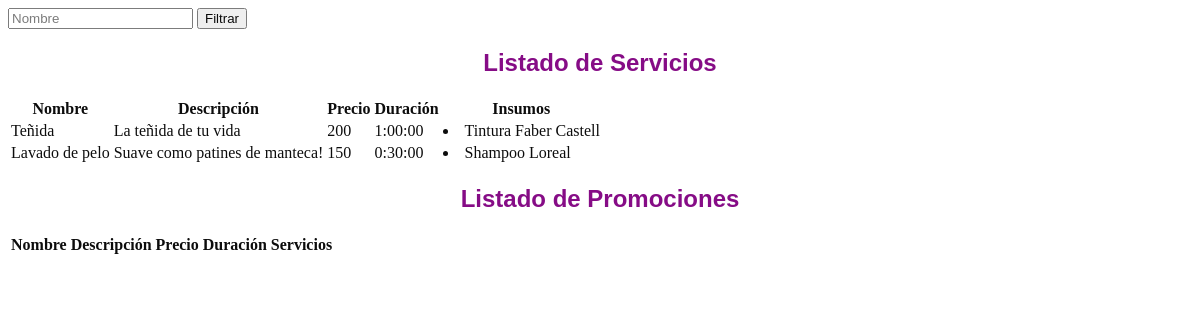
The app's page /gestion/listaServicios/, older data.
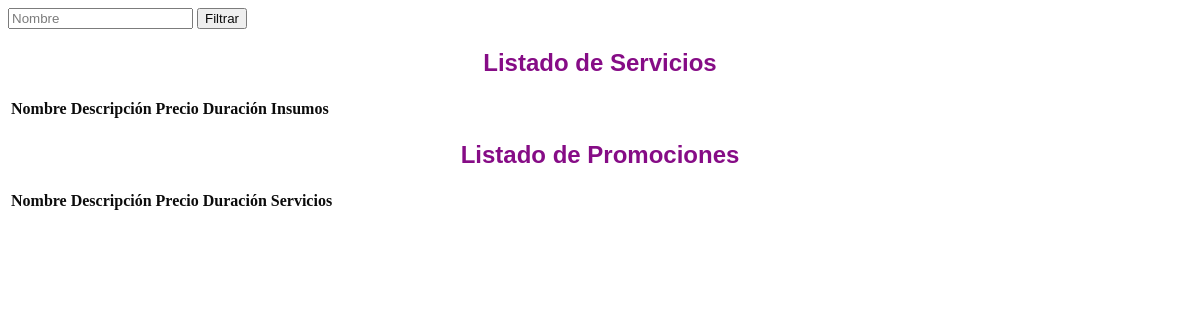
The same page, newer data.
### gestion/models.py (models this page shows, shortened)
class Servicio(models.Model):
    FILTROS = {
        "nombre": ["nombre__icontains"],
    }
    class Meta:
        abstract = True
    MODULO = timedelta(minutes=15)
    nombre = models.CharField(max_length=100)
    descripcion = models.CharField(max_length=100)
    precio = models.IntegerField(default=0)
    sector = models.ForeignKey(Sector)

class ServicioBasico(Servicio):
    duracion = models.IntegerField(default=0)
    insumos = models.ManyToManyField(Insumo, blank=True)
    def get_duracion(self):
        return self.duracion * self.MODULO

class Insumo (models.Model):
    FILTROS = {
        "nombre": ["nombre__icontains"],
        "marca": ["marca__icontains"]
    }
    nombre = models.CharField(max_length=100)
    marca = models.CharField(max_length=100)
    contenidoNeto = models.PositiveIntegerField(default=0)
    stock = models.IntegerField(default=0)
    def __str__(self):
        return "{} {}".format(self.nombre, self.marca)

### gestion/views.py (the view)
def listaServicios(request):
    servicios = ServicioBasico.objects.all()
    insumos = Insumo.objects.all()
    return render(request, 'servicio/listaServicios.html', {'servicios': servicios, 'insumos': insumos})

### gestion/templates/servicio/listaServicios.html (shortened to what this page needs)
<div class="container background-white" style="opacity: 0.95;">
    <div class="row margin-vert-30">
        <div class="col-md-12">
            <form method="get" action="">
                <input name="nombre" placeholder="Nombre" value="{{ f.nombre }}" class="filtro">
                <button class="btn btn-violet pull-right" type="submit">Filtrar</button>
            </form>
            <h2><font color="Purple"><font face="arial"><center> Listado de Servicios </center></font></font></h2>
            <table class="table table-striped">
                <thread>
                    <tr>
                        <th>Nombre</th>
                        <th>Descripción</th>
                        <th>Precio</th>
                        <th>Duración</th>
                        <th>Insumos</th>
                    </tr>
                </thread>
                <tbody>
                    {% for servicio in servicios %}
                    <tr>
                        <td>{{servicio.nombre}}</td>
                        <td>{{servicio.descripcion}}</td>
                        <td>{{servicio.precio}}</td>
                        <td>{{servicio.get_duracion}}</td>
                        <td>{% for insumo in servicio.insumos.all %}
                               <li>{{insumo}}
                            {% endfor %}
                        </td>
                    </tr>
                    {% endfor %}
                </tbody>
            </table>
            <h2><font color="Purple"><font face="arial"><center> Listado de Promociones </center></font></font></h2>
            <table class="table table-striped">
                <thread>
                    <tr>
                        <th>Nombre</th>
                        <th>Descripción</th>
                        <th>Precio</th>
                        <th>Duración</th>
                        <th>Servicios</th>
                    </tr>
                </thread>
            </table>
        </div>
    </div>
</div>

Row changes from the older to the newer data that the page shows:
removed ServicioBasico: nombre "Teñida", descripcion "La teñida de tu vida", precio "200", get_duracion "1:00:00"
removed Insumo: nombre+marca "Tintura Faber Castell", shown under "Teñida"
removed ServicioBasico: nombre "Lavado de pelo", descripcion "Suave como patines de manteca!", precio "150", get_duracion "0:30:00"
removed Insumo: nombre+marca "Shampoo Loreal", shown under "Lavado de pelo"
